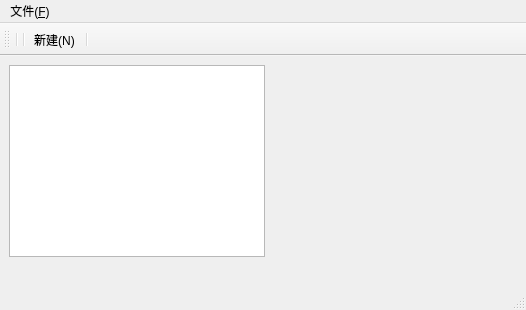
<?xml version="1.0" encoding="UTF-8"?>
<ui version="4.0">
 <class>MainWindow</class>
 <widget class="QMainWindow" name="MainWindow">
  <property name="geometry">
   <rect>
    <x>0</x>
    <y>0</y>
    <width>526</width>
    <height>310</height>
   </rect>
  </property>
  <property name="windowTitle">
   <string>MainWindow</string>
  </property>
  <widget class="QWidget" name="centralWidget">
   <widget class="QTextEdit" name="textEdit">
    <property name="geometry">
     <rect>
      <x>9</x>
      <y>9</y>
      <width>256</width>
      <height>192</height>
     </rect>
    </property>
   </widget>
  </widget>
  <widget class="QMenuBar" name="menuBar">
   <property name="geometry">
    <rect>
     <x>0</x>
     <y>0</y>
     <width>526</width>
     <height>22</height>
    </rect>
   </property>
   <widget class="QMenu" name="menu_F">
    <property name="title">
     <string>文件(&amp;F)</string>
    </property>
    <addaction name="action_N"/>
    <addaction name="actionsave_S"/>
    <addaction name="actionsaveAs_A"/>
    <addaction name="separator"/>
    <addaction name="separator"/>
   </widget>
   <addaction name="menu_F"/>
  </widget>
  <widget class="QStatusBar" name="statusBar"/>
  <widget class="QToolBar" name="mainToolBar">
   <attribute name="toolBarArea">
    <enum>TopToolBarArea</enum>
   </attribute>
   <attribute name="toolBarBreak">
    <bool>false</bool>
   </attribute>
   <addaction name="separator"/>
   <addaction name="separator"/>
   <addaction name="action_N"/>
   <addaction name="separator"/>
  </widget>
  <action name="action_N">
   <property name="icon">
    <iconset resource="myicon.qrc">
     <normaloff>:/myimages/images/newFile.jpg</normaloff>:/myimages/images/newFile.jpg</iconset>
   </property>
   <property name="text">
    <string>新建(&amp;N)</string>
   </property>
   <property name="shortcut">
    <string>Ctrl+N</string>
   </property>
  </action>
  <action name="actionsave_S">
   <property name="text">
    <string>save(&amp;S)</string>
   </property>
  </action>
  <action name="actionsaveAs_A">
   <property name="text">
    <string>saveAs(&amp;A)</string>
   </property>
  </action>
 </widget>
 <layoutdefault spacing="6" margin="11"/>
 <resources>
  <include location="myicon.qrc"/>
 </resources>
 <connections/>
</ui>
